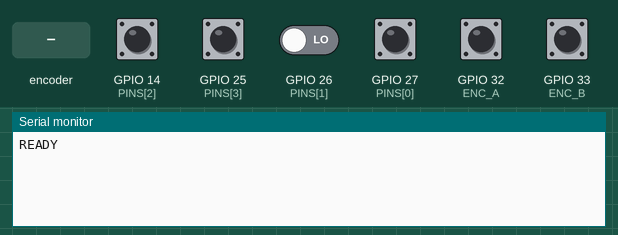
A sketch run on a simulated ESP32. On the bench: the last lines printed to the serial monitor. Inputs (shaded band) come from the test bench; at power-on: GPIO 14 (PINS[2]), GPIO 25 (PINS[3]), GPIO 27 (PINS[0]), GPIO 32 (ENC_A), GPIO 33 (ENC_B) HIGH, GPIO 26 (PINS[1]) LOW.

Above: at 1.2 s.
1.3 s: rotary encoder on GPIO 32 (ENC_A) / GPIO 33 (ENC_B) turned 1 step (first pin leading)
At 1.8 s:
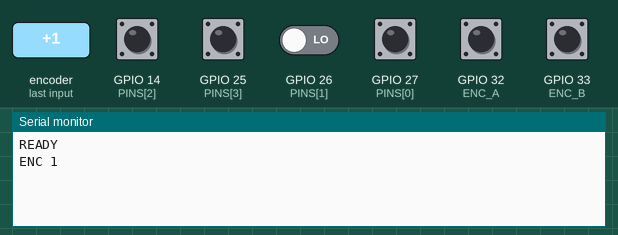
3.0 s: GPIO 14 (PINS[2]) pulled LOW for 0.15 s
At 4.3 s:
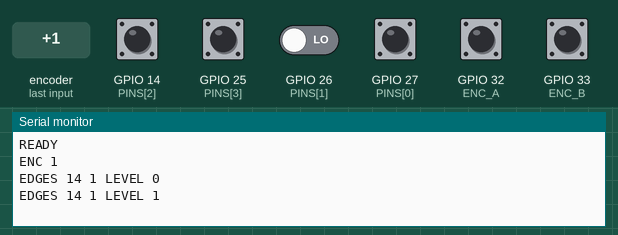
4.6 s: GPIO 27 (PINS[0]) pulled LOW for 0.15 s
At 5.8 s:
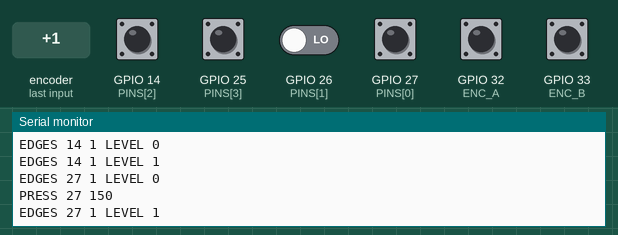
6.2 s: GPIO 25 (PINS[3]) pulled LOW for 0.15 s
At 7.1 s:
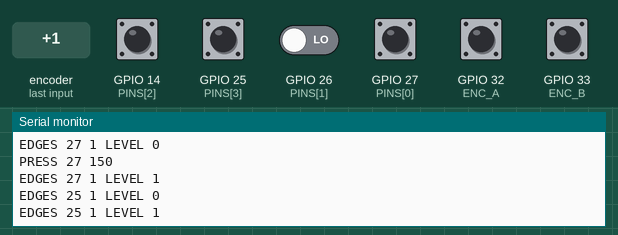
7.8 s: GPIO 26 (PINS[1]) driven HIGH
At 8.8 s:
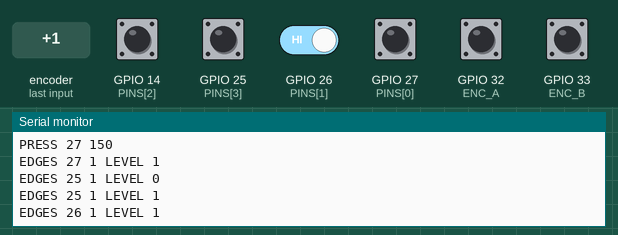
9.3 s: GPIO 27 (PINS[0]) pulled LOW for 1 s
At 10.7 s:
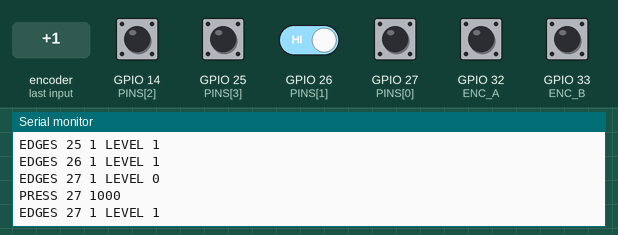
Timing chart, 0 to 12.3 s (numbered marks = the images above; inputs shaded):
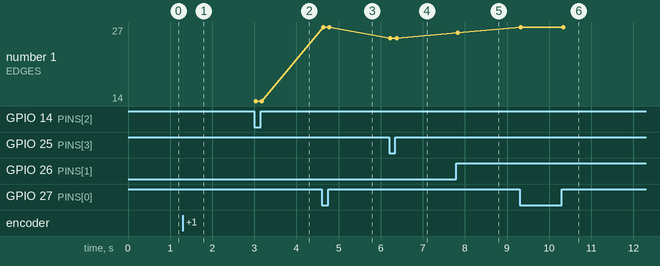

The sketch:

buttons.ino
```cpp
// Test fixture: counts the level changes of four contacts and decodes a quadrature encoder.
// Plain Arduino-ESP32: compiles unchanged for a real ESP32 (PlatformIO, framework = arduino).
// Wiring (tests/fixtures/buttons.device.json): btn_play GPIO27-GND, btn_hi GPIO26-3V3, btn_clean GPIO14-GND (bounce_ms 0),
// enc A GPIO32 / B GPIO33 / C GND, push SW GPIO25 / SW2 GND.
// Serial (what the tests read):
//   READY
//   EDGES <pin> <n> LEVEL <level>   a contact quiet for 30 ms: n level changes since its last report, its level now
//   PRESS 27 <ms>                   btn_play: first falling edge to the first rising edge > 20 ms later (debounced)
//   ENC <clicks>                    encoder position / 4, after 30 ms without a transition, when it changed
#include <Arduino.h>

const int NP = 4;
const int PINS[NP] = {27, 26, 14, 25};
volatile int nEdges[NP] = {0, 0, 0, 0};
volatile unsigned long lastEdge[NP] = {0, 0, 0, 0};

volatile unsigned long downAt = 0, upAt = 0;
volatile long pressMs = -1;

const int ENC_A = 32, ENC_B = 33;
const int8_t QDEC[16] = {0, -1, 1, 0, 1, 0, 0, -1, -1, 0, 0, 1, 0, 1, -1, 0};   // state = A<<1|B; CW: 11->01->00->10->11
volatile long qpos = 0;
volatile int qstate = 3;
volatile unsigned long encLast = 0;
long encReported = 0;

void countEdge(int i) {
  unsigned long now = millis();
  nEdges[i]++;
  lastEdge[i] = now;
  if (i != 0) return;
  int v = digitalRead(27);
  if (v == 0 && downAt == 0 && (upAt == 0 || now - upAt > 20)) downAt = now;           // a press starts
  else if (v == 1 && downAt != 0 && now - downAt > 20) {                               // released (press bounce is over)
    pressMs = (long)(now - downAt); downAt = 0; upAt = now;
  }
}
void IRAM_ATTR isr27() { countEdge(0); }
void IRAM_ATTR isr26() { countEdge(1); }
void IRAM_ATTR isr14() { countEdge(2); }
void IRAM_ATTR isr25() { countEdge(3); }
void IRAM_ATTR isrEnc() {
  int s = (digitalRead(ENC_A) << 1) | digitalRead(ENC_B);
  qpos += QDEC[qstate * 4 + s];
  qstate = s;
  encLast = millis();
}

void setup() {
  Serial.begin(115200);
  pinMode(27, INPUT_PULLUP);
  pinMode(26, INPUT_PULLDOWN);
  pinMode(14, INPUT_PULLUP);
  pinMode(25, INPUT_PULLUP);
  pinMode(ENC_A, INPUT_PULLUP);
  pinMode(ENC_B, INPUT_PULLUP);
  qstate = (digitalRead(ENC_A) << 1) | digitalRead(ENC_B);
  attachInterrupt(digitalPinToInterrupt(27), isr27, CHANGE);
  attachInterrupt(digitalPinToInterrupt(26), isr26, CHANGE);
  attachInterrupt(digitalPinToInterrupt(14), isr14, CHANGE);
  attachInterrupt(digitalPinToInterrupt(25), isr25, CHANGE);
  attachInterrupt(digitalPinToInterrupt(ENC_A), isrEnc, CHANGE);
  attachInterrupt(digitalPinToInterrupt(ENC_B), isrEnc, CHANGE);
  Serial.println("READY");
}

void loop() {
  unsigned long now = millis();
  for (int i = 0; i < NP; i++) {
    if (nEdges[i] && now - lastEdge[i] >= 30) {
      int n = nEdges[i];
      nEdges[i] = 0;
      Serial.print("EDGES "); Serial.print(PINS[i]); Serial.print(" "); Serial.print(n);
      Serial.print(" LEVEL "); Serial.println(digitalRead(PINS[i]));
    }
  }
  if (pressMs >= 0) {
    Serial.print("PRESS 27 "); Serial.println(pressMs);
    pressMs = -1;
  }
  if (encLast && now - encLast >= 30 && qpos / 4 != encReported) {
    encReported = qpos / 4;
    Serial.print("ENC "); Serial.println(encReported);
  }
  delay(1);
}
```

Measured:
- after the input at 1.3 s, the serial monitor: prints a new line after 0.11 s (image 1)
- after the input at 3.0 s, the serial monitor: prints a new line at once (image 2)
- after the input at 4.6 s, the serial monitor: prints a new line at once (image 3)
- after the input at 6.2 s, the serial monitor: prints a new line at once (image 4)
- after the input at 7.8 s, the serial monitor: prints a new line at once (image 5)
- after the input at 9.3 s, the serial monitor: prints a new line at once (image 6)
- plotted number 1: 14 → 27 after the input at 4.6 s, 27 → 25 after the input at 6.2 s, 25 → 26 after the input at 7.8 s, 26 → 27 after the input at 9.3 s
